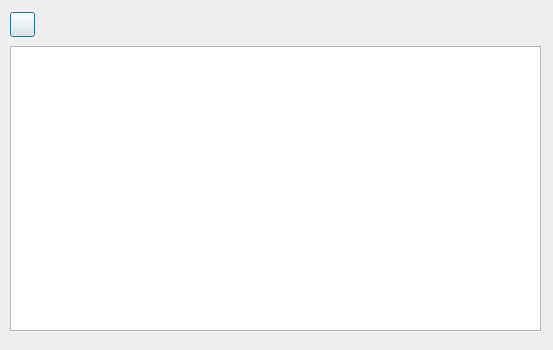
<?xml version="1.0" encoding="UTF-8"?>
<ui version="4.0">
 <class>Dialog</class>
 <widget class="QDialog" name="Dialog">
  <property name="geometry">
   <rect>
    <x>0</x>
    <y>0</y>
    <width>553</width>
    <height>350</height>
   </rect>
  </property>
  <property name="minimumSize">
   <size>
    <width>550</width>
    <height>350</height>
   </size>
  </property>
  <property name="windowTitle">
   <string>Set RDF Types</string>
  </property>
  <widget class="QWidget" name="container_widget" native="true">
   <property name="geometry">
    <rect>
     <x>10</x>
     <y>10</y>
     <width>531</width>
     <height>321</height>
    </rect>
   </property>
   <layout class="QVBoxLayout" name="verticalLayout">
    <property name="leftMargin">
     <number>0</number>
    </property>
    <property name="topMargin">
     <number>0</number>
    </property>
    <property name="rightMargin">
     <number>0</number>
    </property>
    <property name="bottomMargin">
     <number>0</number>
    </property>
    <item>
     <widget class="QWidget" name="buttons_widget" native="true">
      <property name="minimumSize">
       <size>
        <width>0</width>
        <height>30</height>
       </size>
      </property>
      <layout class="QHBoxLayout" name="horizontalLayout">
       <property name="leftMargin">
        <number>0</number>
       </property>
       <property name="topMargin">
        <number>0</number>
       </property>
       <property name="rightMargin">
        <number>0</number>
       </property>
       <property name="bottomMargin">
        <number>0</number>
       </property>
       <item>
        <widget class="QPushButton" name="add_uri_button">
         <property name="minimumSize">
          <size>
           <width>25</width>
           <height>25</height>
          </size>
         </property>
         <property name="maximumSize">
          <size>
           <width>25</width>
           <height>25</height>
          </size>
         </property>
         <property name="text">
          <string/>
         </property>
         <property name="icon">
          <iconset resource="resources.qrc">
           <normaloff>:/plugins/sc_qgis/add.png</normaloff>:/plugins/sc_qgis/add.png</iconset>
         </property>
        </widget>
       </item>
       <item>
        <spacer name="horizontalSpacer">
         <property name="orientation">
          <enum>Qt::Horizontal</enum>
         </property>
         <property name="sizeHint" stdset="0">
          <size>
           <width>40</width>
           <height>20</height>
          </size>
         </property>
        </spacer>
       </item>
      </layout>
     </widget>
    </item>
    <item>
     <widget class="QTreeWidget" name="uri_tree">
      <property name="indentation">
       <number>5</number>
      </property>
      <property name="columnCount">
       <number>1</number>
      </property>
      <attribute name="headerVisible">
       <bool>false</bool>
      </attribute>
      <column>
       <property name="text">
        <string notr="true">1</string>
       </property>
      </column>
     </widget>
    </item>
   </layout>
  </widget>
 </widget>
 <tabstops>
  <tabstop>add_uri_button</tabstop>
  <tabstop>uri_tree</tabstop>
 </tabstops>
 <resources>
  <include location="resources.qrc"/>
 </resources>
 <connections/>
</ui>
